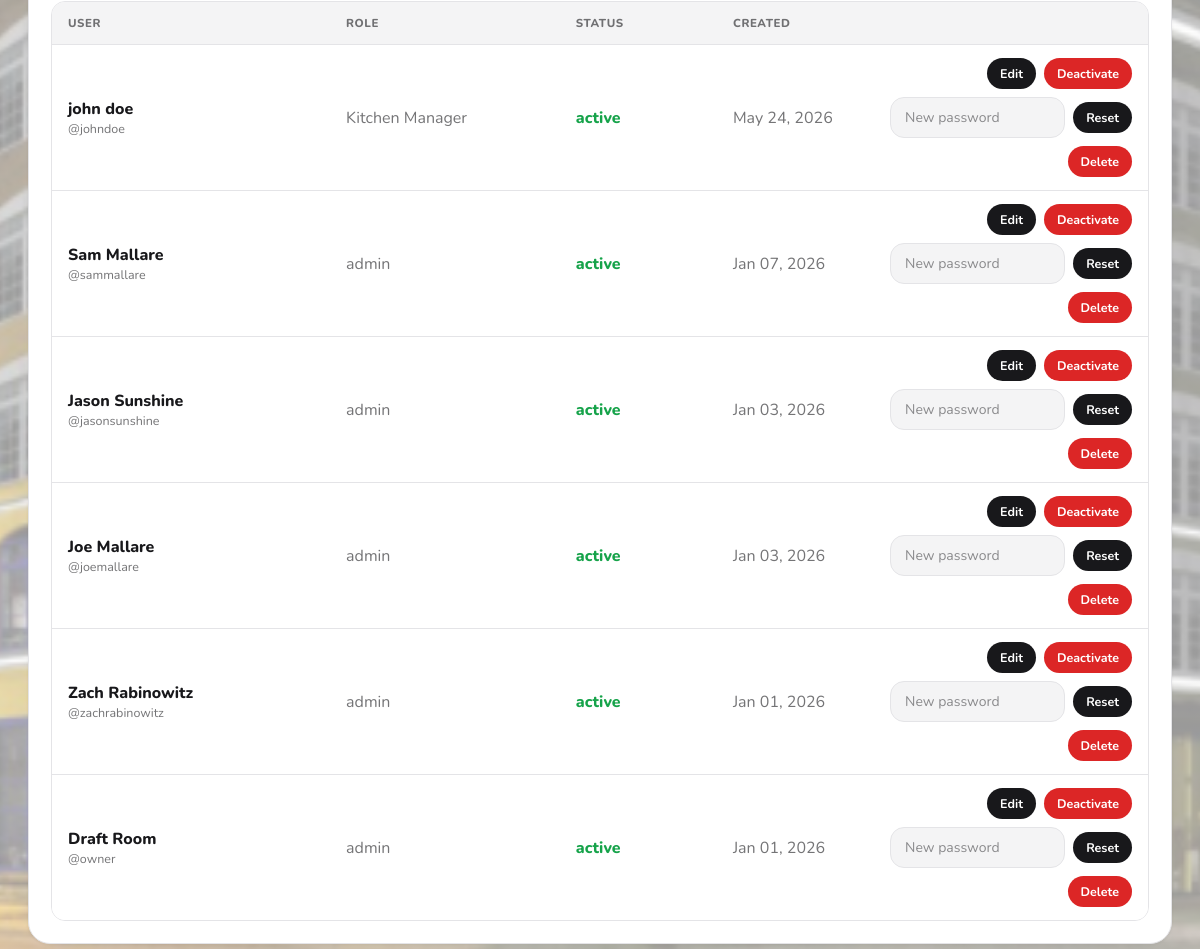
The page /users (signed in, lower part) on the database as committed earlier.
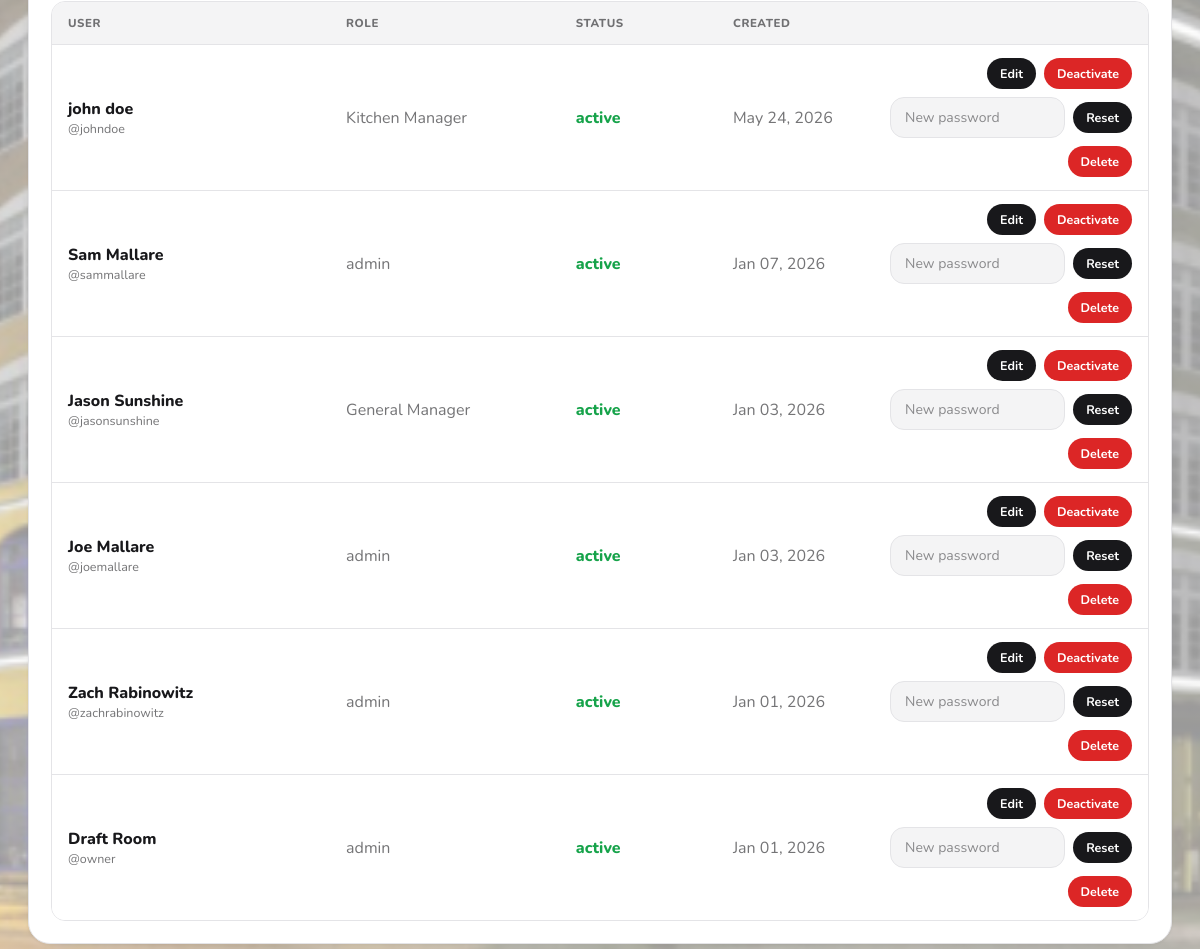
The same page on the database as committed later.
### app.py (models this page shows, shortened)
class User(db.Model):
    __tablename__ = "users"
    id = db.Column(db.Integer, primary_key=True)
    username = db.Column(db.String(80), unique=True, nullable=False)
    first_name = db.Column(db.String(80), nullable=True)
    last_name = db.Column(db.String(80), nullable=True)
    password_hash = db.Column(db.String(255), nullable=False)
    role = db.Column(db.String(20), nullable=False, default="staff")  # Backward compatibility
    role_id = db.Column(db.Integer, db.ForeignKey('roles.id'), nullable=True)  # New: reference to Role
    is_active = db.Column(db.Boolean, nullable=False, default=True)
    created_at = db.Column(db.DateTime, nullable=False, default=utcnow)
    role_obj = db.relationship('Role', backref='users')
    def display_name(self) -> str:
        full = f"{(self.first_name or '').strip()} {(self.last_name or '').strip()}".strip()
        return full if full else self.username
    def get_role_name(self):
        if self.role_obj:
            return self.role_obj.name
        return self.role

class Role(db.Model):
    __tablename__ = "roles"
    id = db.Column(db.Integer, primary_key=True)
    name = db.Column(db.String(80), unique=True, nullable=False)
    is_admin = db.Column(db.Boolean, nullable=False, default=False)
    permissions = db.Column(db.JSON, nullable=False, default=dict)  # Store permissions as JSON
    created_at = db.Column(db.DateTime, nullable=False, default=utcnow)

### app.py (the view)
@app.get("/users")
def users_page():
    guard = require_admin()
    if guard:
        return guard
    users = User.query.order_by(User.created_at.desc(), User.id.desc()).all()
    roles = Role.query.order_by(Role.name).all()
    return render_template("users.html", users=users, roles=roles)

### app.py (called while the page is built)
@app.after_request
def add_security_headers_response(response):
    response.headers["X-Frame-Options"] = "SAMEORIGIN"
    response.headers["X-XSS-Protection"] = "1; mode=block"
    response.headers["X-Content-Type-Options"] = "nosniff"
    response.headers["Content-Security-Policy"] = (
        "default-src 'self'; "
        "script-src 'self' 'unsafe-inline' https://cdnjs.cloudflare.com; "
        "style-src 'self' 'unsafe-inline' https://cdnjs.cloudflare.com; "
        "font-src 'self' https://cdnjs.cloudflare.com; "
        "img-src 'self' data:; "
        "connect-src 'self'; "
        "frame-ancestors 'self'"
    )
    response.headers["Referrer-Policy"] = "strict-origin-when-cross-origin"
    response.headers["Permissions-Policy"] = (
        "geolocation=(), "
        "microphone=(), "
        "camera=(), "
        "payment=()"
    )
    return response

def utcnow() -> datetime:
    return datetime.now(timezone.utc)

def current_user() -> Optional["User"]:
    uid = session.get("user_id")
    if not uid:
        return None
    try:
        return User.query.get(int(uid))
    except Exception:
        return None

### templates/users.html (shortened to what this page needs)
{% extends "base.html" %}
{% block content %}
<section class="card">
  {% if users and users|length > 0 %}
    <div class="table users-table">
      <div class="row head users-head">
        <div>User</div>
        <div>Role</div>
        <div>Status</div>
        <div>Created</div>
      </div>
      {% for u in users %}
        <div class="row users-row users-row-desktop">
          <div>
            <div class="strong">{{ u.display_name() }}</div>
            <div class="muted smalltxt">@{{ u.username }}</div>
          </div>
          <div class="muted">{{ u.get_role_name() }}</div>
          <div class="muted">
            {% if u.is_active %}
              <span class="strong text-status-active">active</span>
            {% else %}
              <span class="strong text-status-inactive">inactive</span>
            {% endif %}
          </div>
          <div class="muted">{{ u.created_at.strftime("%b %d, %Y") }}</div>
          <div class="row-actions users-actions">
            <a class="btn small" href="/users/{{ u.id }}/edit">Edit</a>
            <form method="POST" action="/users/{{ u.id }}/toggle_active" class="inline">
              {% if u.is_active %}
                <button class="btn small danger" type="submit"
                        onclick="return confirm('Deactivate this user?')">Deactivate</button>
              {% else %}
                <button class="btn small" type="submit"
                        onclick="return confirm('Reactivate this user?')">Reactivate</button>
              {% endif %}
            </form>
            <form method="POST" action="/users/{{ u.id }}/reset_password" class="inline users-reset"
                  onsubmit="return confirm('Reset password for {{ u.username }}?');">
              <input class="input users-reset-input" name="new_password" type="password" placeholder="New password" required autocomplete="new-password">
              <button class="btn small" type="submit">Reset</button>
            </form>
            <form method="POST" action="/users/{{ u.id }}/delete" class="inline">
              <button class="btn small danger" type="submit"
                      onclick="return confirm('Delete this user? This cannot be undone.');">Delete</button>
            </form>
          </div>
        </div>
      {% endfor %}
    </div>
  {% else %}
    <div class="empty">No users found.</div>
  {% endif %}
</section>
{% endblock %}

Rows that differ between the two databases and show on the page:
changed User "Jason Sunshine": get_role_name "admin" → "General Manager"
